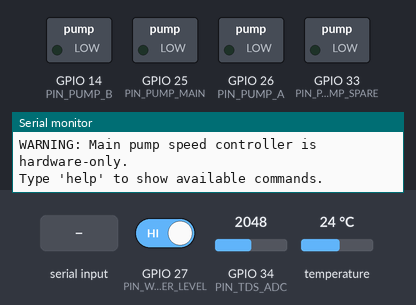
This sketch was run on a simulated ESP32. On the bench: switched loads named in the sketch (green lamp = pin HIGH), the last lines printed to the serial monitor. The inputs (shaded band) are chosen by the test bench; at power-on: GPIO 27 (PIN_WATER_LEVEL) HIGH, GPIO 34 (PIN_TDS_ADC) = 2048, temperature 24 °C (analog values on the 0–4095 scale).

Above: at 1.2 s.
1.3 s: "main_on\n" received over Serial
At 2.5 s:
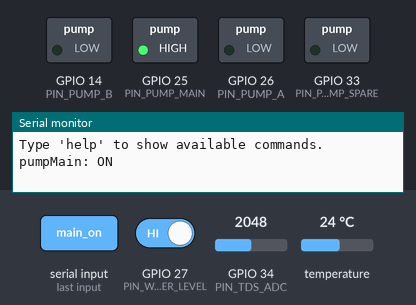
2.8 s: "a_on\n" received over Serial
At 3.7 s:
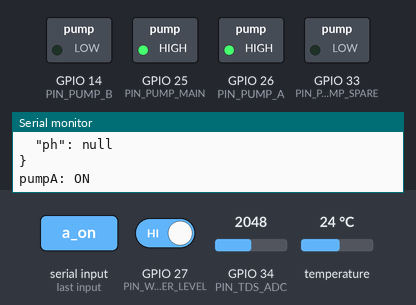
4.3 s: "main_off\n" received over Serial
At 5.8 s:
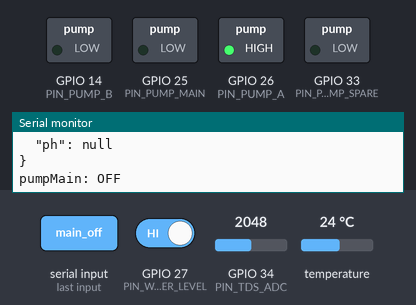
6.2 s: "b_on\n" received over Serial
At 7.4 s:
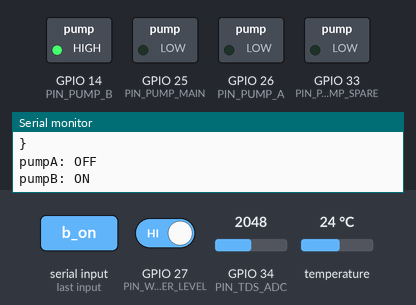
10.2 s: "main_on\n" received over Serial
At 11.6 s:
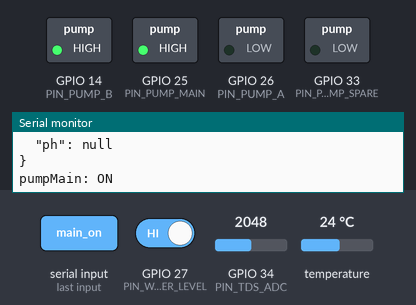
Timing chart, 0 to 13.2 s (numbered marks = the images above; inputs shaded):
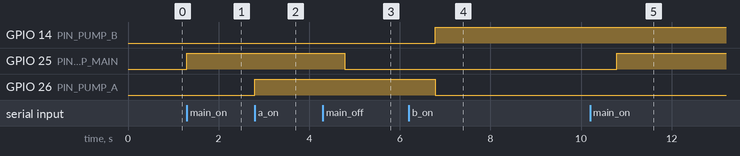

Measured:
- after the input at 1.3 s, GPIO 25 (PIN_PUMP_MAIN): LOW → HIGH at once
- after the input at 2.8 s, GPIO 26 (PIN_PUMP_A): LOW → HIGH at once
- after the input at 4.3 s, GPIO 25 (PIN_PUMP_MAIN): HIGH → LOW after 0.49 s
- after the input at 6.2 s, GPIO 14 (PIN_PUMP_B): LOW → HIGH after 0.59 s; GPIO 26 (PIN_PUMP_A): HIGH → LOW after 0.59 s
- after the input at 10.2 s, GPIO 25 (PIN_PUMP_MAIN): LOW → HIGH after 0.59 s

The sketch:

T08_All_Hardware_Test.ino
```cpp
// T08_All_Hardware_Test.ino
// Purpose: Final local hardware integration test before writing main firmware.
//
// This sketch reads all verified core sensors and lets the user manually control
// pump outputs from Serial Monitor. It does not use Wi-Fi, MQTT, backend, or DB.
//
// Required Arduino libraries:
// - OneWire
// - DallasTemperature
//
// Safety notes:
// - Use clean water only for Pump A/B.
// - Do not connect nutrient A/B bottles yet.
// - Pump A and Pump B are never allowed to run at the same time in this test.
// - Main pump speed controller is hardware-only in this phase.

#include <OneWire.h>
#include <DallasTemperature.h>

#define PIN_TDS_ADC 34
#define PIN_DS18B20_DATA 4
#define PIN_WATER_LEVEL 27

#define PIN_PUMP_MAIN 25
#define PIN_PUMP_A 26
#define PIN_PUMP_B 14
#define PIN_PUMP_SPARE 33

const bool WATER_LEVEL_LOW_WHEN_GPIO_LOW = true;
const bool MOSFET_ACTIVE_HIGH = true;

const int TDS_SAMPLE_COUNT = 30;
const unsigned long STATUS_INTERVAL_MS = 2000;
const unsigned long PULSE_DURATION_MS = 5000;

OneWire oneWire(PIN_DS18B20_DATA);
DallasTemperature tempSensors(&oneWire);

bool pumpMain = false;
bool pumpA = false;
bool pumpB = false;
bool pumpSpare = false;

bool pulseMainActive = false;
bool pulseAActive = false;
bool pulseBActive = false;
unsigned long pulseMainStartedMs = 0;
unsigned long pulseAStartedMs = 0;
unsigned long pulseBStartedMs = 0;

unsigned long previousStatusMs = 0;
String serialCommand = "";

struct TdsReading {
  float avgRaw;
  float voltage;
  int minSample;
  int maxSample;
};

void writeOutput(int pin, bool on) {
  if (MOSFET_ACTIVE_HIGH) {
    digitalWrite(pin, on ? HIGH : LOW);
  } else {
    digitalWrite(pin, on ? LOW : HIGH);
  }
}

void setPumpMain(bool on) {
  pumpMain = on;
  writeOutput(PIN_PUMP_MAIN, on);
}

void setPumpA(bool on) {
  if (on && pumpB) {
    setPumpB(false);
    pulseBActive = false;
    Serial.println("pumpB: OFF");
  }

  pumpA = on;
  writeOutput(PIN_PUMP_A, on);
}

void setPumpB(bool on) {
  if (on && pumpA) {
    setPumpA(false);
    pulseAActive = false;
    Serial.println("pumpA: OFF");
  }

  pumpB = on;
  writeOutput(PIN_PUMP_B, on);
}

void setPumpSpare(bool on) {
  pumpSpare = on;
  writeOutput(PIN_PUMP_SPARE, on);
}

void turnAllOutputsOff() {
  setPumpMain(false);
  setPumpA(false);
  setPumpB(false);
  setPumpSpare(false);
}

void cancelAllPulses() {
  pulseMainActive = false;
  pulseAActive = false;
  pulseBActive = false;
}

void printPumpState(const char* pumpName, bool on) {
  Serial.print(pumpName);
  Serial.print(": ");
  Serial.println(on ? "ON" : "OFF");
}

TdsReading readTds() {
  TdsReading reading;
  unsigned long sampleSum = 0;
  reading.minSample = 4095;
  reading.maxSample = 0;

  for (int i = 0; i < TDS_SAMPLE_COUNT; i++) {
    int sample = analogRead(PIN_TDS_ADC);
    sampleSum += sample;

    if (sample < reading.minSample) {
      reading.minSample = sample;
    }

    if (sample > reading.maxSample) {
      reading.maxSample = sample;
    }
  }

  reading.avgRaw = sampleSum / (float)TDS_SAMPLE_COUNT;
  reading.voltage = reading.avgRaw * 3.3 / 4095.0;
  return reading;
}

const char* readWaterLevel() {
  int rawState = digitalRead(PIN_WATER_LEVEL);
  bool gpioLow = (rawState == LOW);
  bool waterLow = WATER_LEVEL_LOW_WHEN_GPIO_LOW ? gpioLow : !gpioLow;

  return waterLow ? "low" : "normal";
}

float readWaterTempC() {
  tempSensors.requestTemperatures();
  return tempSensors.getTempCByIndex(0);
}

void printStatus() {
  TdsReading tds = readTds();
  float waterTempC = readWaterTempC();
  const char* waterLevel = readWaterLevel();

  Serial.println("{");
  Serial.println("  \"deviceId\": \"device001\",");

  Serial.print("  \"tdsRaw\": ");
  Serial.print(tds.avgRaw, 0);
  Serial.println(",");

  Serial.print("  \"tdsVoltage\": ");
  Serial.print(tds.voltage, 3);
  Serial.println(",");

  Serial.print("  \"tdsMin\": ");
  Serial.print(tds.minSample);
  Serial.println(",");

  Serial.print("  \"tdsMax\": ");
  Serial.print(tds.maxSample);
  Serial.println(",");

  Serial.print("  \"waterTemp\": ");
  if (waterTempC == DEVICE_DISCONNECTED_C) {
    Serial.print("null");
  } else {
    Serial.print(waterTempC, 2);
  }
  Serial.println(",");

  Serial.print("  \"waterLevel\": \"");
  Serial.print(waterLevel);
  Serial.println("\",");

  Serial.print("  \"pumpMain\": ");
  Serial.print(pumpMain ? "true" : "false");
  Serial.println(",");

  Serial.print("  \"pumpA\": ");
  Serial.print(pumpA ? "true" : "false");
  Serial.println(",");

  Serial.print("  \"pumpB\": ");
  Serial.print(pumpB ? "true" : "false");
  Serial.println(",");

  Serial.print("  \"pumpSpare\": ");
  Serial.print(pumpSpare ? "true" : "false");
  Serial.println(",");

  Serial.println("  \"ph\": null");
  Serial.println("}");
}

void printHelp() {
  Serial.println("Available commands:");
  Serial.println("  help");
  Serial.println("  status");
  Serial.println("  all_off");
  Serial.println("  main_on");
  Serial.println("  main_off");
  Serial.println("  a_on");
  Serial.println("  a_off");
  Serial.println("  b_on");
  Serial.println("  b_off");
  Serial.println("  spare_on");
  Serial.println("  spare_off");
  Serial.println("  pulse_main");
  Serial.println("  pulse_a");
  Serial.println("  pulse_b");
}

void handleCommand(String command) {
  command.trim();
  command.toLowerCase();

  if (command.length() == 0) {
    return;
  }

  if (command == "help") {
    printHelp();
  } else if (command == "status") {
    printStatus();
  } else if (command == "all_off") {
    cancelAllPulses();
    turnAllOutputsOff();
    printPumpState("pumpMain", false);
    printPumpState("pumpA", false);
    printPumpState("pumpB", false);
    printPumpState("pumpSpare", false);
  } else if (command == "main_on") {
    pulseMainActive = false;
    setPumpMain(true);
    printPumpState("pumpMain", true);
  } else if (command == "main_off") {
    pulseMainActive = false;
    setPumpMain(false);
    printPumpState("pumpMain", false);
  } else if (command == "a_on") {
    pulseAActive = false;
    setPumpA(true);
    printPumpState("pumpA", true);
  } else if (command == "a_off") {
    pulseAActive = false;
    setPumpA(false);
    printPumpState("pumpA", false);
  } else if (command == "b_on") {
    pulseBActive = false;
    setPumpB(true);
    printPumpState("pumpB", true);
  } else if (command == "b_off") {
    pulseBActive = false;
    setPumpB(false);
    printPumpState("pumpB", false);
  } else if (command == "spare_on") {
    setPumpSpare(true);
    printPumpState("pumpSpare", true);
  } else if (command == "spare_off") {
    setPumpSpare(false);
    printPumpState("pumpSpare", false);
  } else if (command == "pulse_main") {
    setPumpMain(true);
    pulseMainActive = true;
    pulseMainStartedMs = millis();
    printPumpState("pumpMain", true);
  } else if (command == "pulse_a") {
    if (pumpB) {
      setPumpB(false);
      printPumpState("pumpB", false);
    }
    pulseBActive = false;
    setPumpA(true);
    pulseAActive = true;
    pulseAStartedMs = millis();
    printPumpState("pumpA", true);
  } else if (command == "pulse_b") {
    if (pumpA) {
      setPumpA(false);
      printPumpState("pumpA", false);
    }
    pulseAActive = false;
    setPumpB(true);
    pulseBActive = true;
    pulseBStartedMs = millis();
    printPumpState("pumpB", true);
  } else {
    Serial.print("Unknown command: ");
    Serial.println(command);
    Serial.println("Type 'help' to show available commands.");
  }
}

void readSerialCommands() {
  while (Serial.available() > 0) {
    char incoming = Serial.read();

    if (incoming == '\n' || incoming == '\r') {
      handleCommand(serialCommand);
      serialCommand = "";
    } else {
      serialCommand += incoming;
    }
  }
}

void updatePulses() {
  unsigned long currentMs = millis();

  if (pulseMainActive && currentMs - pulseMainStartedMs >= PULSE_DURATION_MS) {
    pulseMainActive = false;
    setPumpMain(false);
    printPumpState("pumpMain", false);
  }

  if (pulseAActive && currentMs - pulseAStartedMs >= PULSE_DURATION_MS) {
    pulseAActive = false;
    setPumpA(false);
    printPumpState("pumpA", false);
  }

  if (pulseBActive && currentMs - pulseBStartedMs >= PULSE_DURATION_MS) {
    pulseBActive = false;
    setPumpB(false);
    printPumpState("pumpB", false);
  }
}

void setup() {
  Serial.begin(115200);

  pinMode(PIN_TDS_ADC, INPUT);
  pinMode(PIN_WATER_LEVEL, INPUT_PULLUP);

  pinMode(PIN_PUMP_MAIN, OUTPUT);
  pinMode(PIN_PUMP_A, OUTPUT);
  pinMode(PIN_PUMP_B, OUTPUT);
  pinMode(PIN_PUMP_SPARE, OUTPUT);

  analogReadResolution(12);
  analogSetPinAttenuation(PIN_TDS_ADC, ADC_11db);

  tempSensors.begin();

  turnAllOutputsOff();
  cancelAllPulses();

  Serial.println("Hydroponic Device001 All Hardware Test");
  Serial.println("Project: Hydroponic_IoT_ESP32");
  Serial.println("Test: T08_All_Hardware_Test");
  Serial.println("Device ID: device001");
  Serial.println("Sensors: TDS GPIO34, DS18B20 GPIO4, Water Level GPIO27");
  Serial.println("Pumps: Main GPIO25, Pump A GPIO26, Pump B GPIO14, Spare GPIO33");
  Serial.println("WARNING: Local hardware test only. No MQTT/backend/database.");
  Serial.println("WARNING: Use clean water only for Pump A/B. Do not connect nutrient bottles yet.");
  Serial.println("WARNING: Main pump speed controller is hardware-only.");
  Serial.println("Type 'help' to show available commands.");
}

void loop() {
  unsigned long currentMs = millis();

  readSerialCommands();
  updatePulses();

  if (currentMs - previousStatusMs >= STATUS_INTERVAL_MS) {
    previousStatusMs = currentMs;
    printStatus();
  }
}
```
